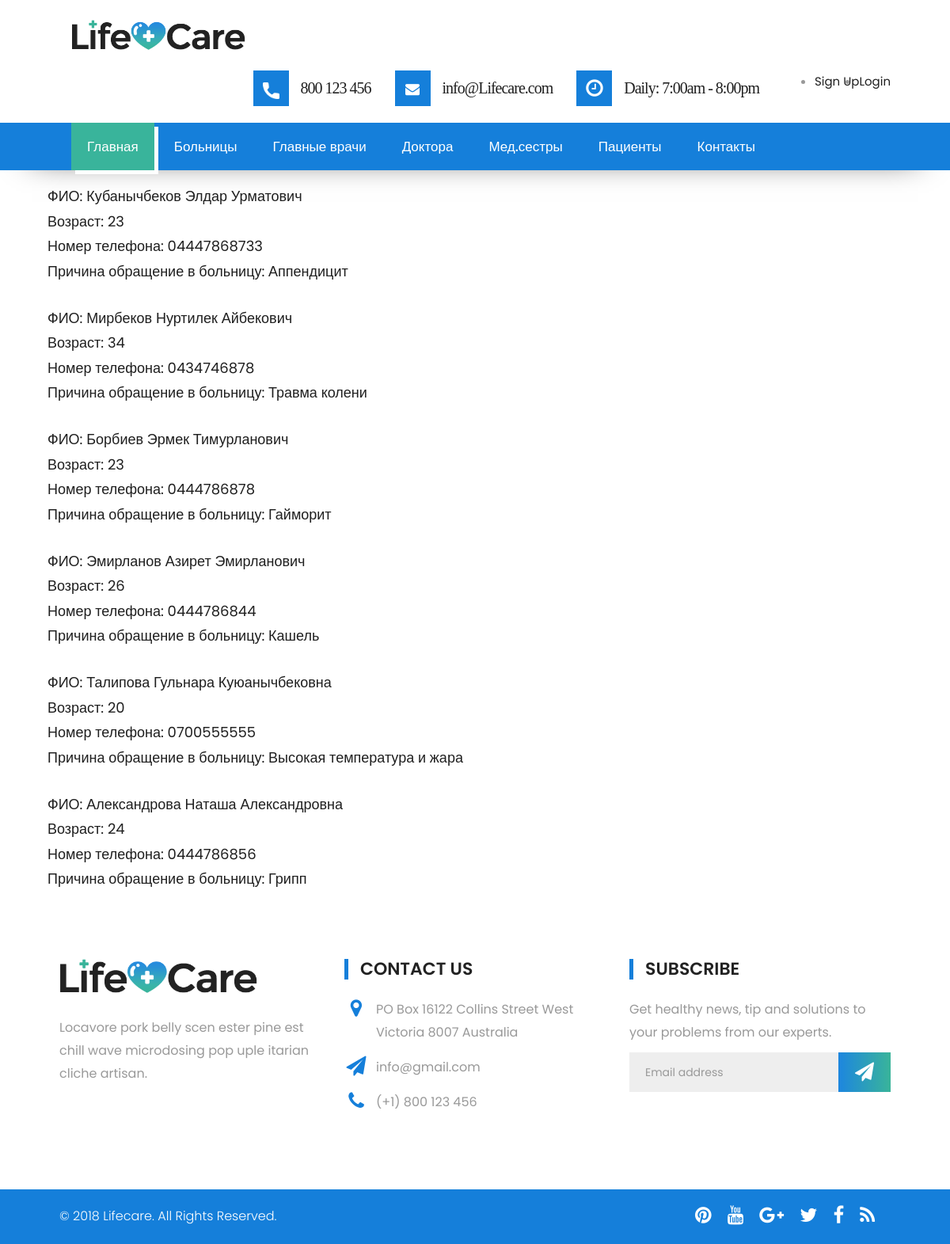
The app's page /patients/ with its own data.
### app/models.py (models this page shows, shortened)
class Patient(models.Model):
    fullname = models.CharField(
        max_length=255,
        db_index=True,
        blank=True,
        verbose_name='Ф.И.О'
    )
    passport_pincode = models.CharField(
        max_length=9,
        blank=True,
        verbose_name='ПИН-КОД паспорта'
    )
    age = models.IntegerField(
        blank=True,
        verbose_name='Возраст'
    )
    phone_number = models.CharField(
        max_length=14,
        blank=True,
        verbose_name='Номер телефона'
    )
    reason = models.TextField(
        blank=True,
        verbose_name='Причина обращения в больницу'
    )

### app/views.py (the view)
# urls.py: path('patients/', patients, name='patients'),
def patients(request):
    patients = Patient.objects.all()
    context = {
        'patients':patients
    }
    return render(request,
                  template_name='patients.html', context=context)

### templates/patients.html
 {% extends 'base.html' %}
 {% load static %}
 {% block content %}
 <div class="container p-3 my-3 bg-dark text-white">
      <div class="row" style="margin-top: 20px;">
         <br><br><br><br><br><br><br>
         {% for i in patients %}
         <br>
         <h3>ФИО: {{ i.fullname }}</h3>
         <h3>Возраст: {{ i.age }}</h3>
         <h3>Номер телефона: {{ i.phone_number }}</h3>
         <h3>Причина обращение в больницу: {{ i.reason }}</h3>
         {% endfor %}
      </div>
   </div>
 {% endblock %}

### config/static/css/style.css (style rules this page uses)
body { color: #999; font-size: 15px; font-family: 'Source Sans Pro', sans-serif; line-height: 1.80857; }
h1, h2, h3, h4, h5, h6 { letter-spacing: 0; font-weight: normal; position: relative; padding: 0 0 10px 0; font-weight: normal; line-height: 120% !important; color: #1f1f1f; margin: 0 }
h3 { font-size: 18px }

### config/static/css/versions.css (style rules this page uses)
body.clinic_version { font-family: 'Roboto', sans-serif; }

### config/static/css/responsive.css (style rules this page uses)
@media (max-width: 1200px) { .container { width: 90%; } }

### config/static/css/custom.css (style rules this page uses)
* { font-family: 'Poppins', sans-serif; }
h1,h2,h3,h4,h5,h6 { font-family: 'Poppins', sans-serif; }

### records on screen
Patient: fullname "Кубанычбеков Элдар Урматович", age "23", phone_number "04447868733", reason "Аппендицит"
Patient: fullname "Мирбеков Нуртилек Айбекович", age "34", phone_number "0434746878", reason "Травма колени"
Patient: fullname "Борбиев Эрмек Тимурланович", age "23", phone_number "0444786878", reason "Гайморит"
Patient: fullname "Эмирланов Азирет Эмирланович", age "26", phone_number "0444786844", reason "Кашель"
Patient: fullname "Талипова Гульнара Куюанычбековна", age "20", phone_number "0700555555", reason "Высокая температура и жара"
Patient: fullname "Александрова Наташа Александровна", age "24", phone_number "0444786856", reason "Грипп"
